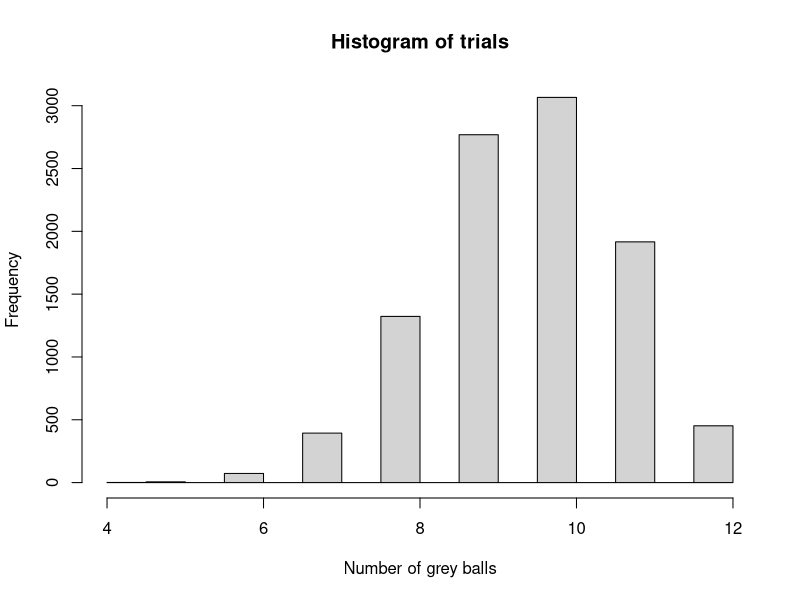

Generate this figure with R:
## ---- chunk 1
knitr::opts_chunk$set(echo = FALSE)
## ---- chunk 2
library(limma)
## ---- chunk 3
#see ?rhyper for argument definition
trials <- rhyper(10000,40,10,12)
hist(trials,xlab = "Number of grey balls")
## ---- chunk 4
table(trials)
## ---- chunk 5
table(trials)/10000

## ---- chunk 6
cumsum(table(trials)/10000)

## ---- chunk 7
df <- data.frame(Selected = c(8,4), NotSelected = c(2,26))
rownames(df) <- c("Grey", "Red")
df
## ---- chunk 8
df <- data.frame(Selected = c("a","c","a+c"), NotSelected = c("b","d","b+d"), RowTotal = c("a +b","c+d","a+b+c+d (=n)"))
rownames(df) <- c("Grey", "Red","Column Total")
df
